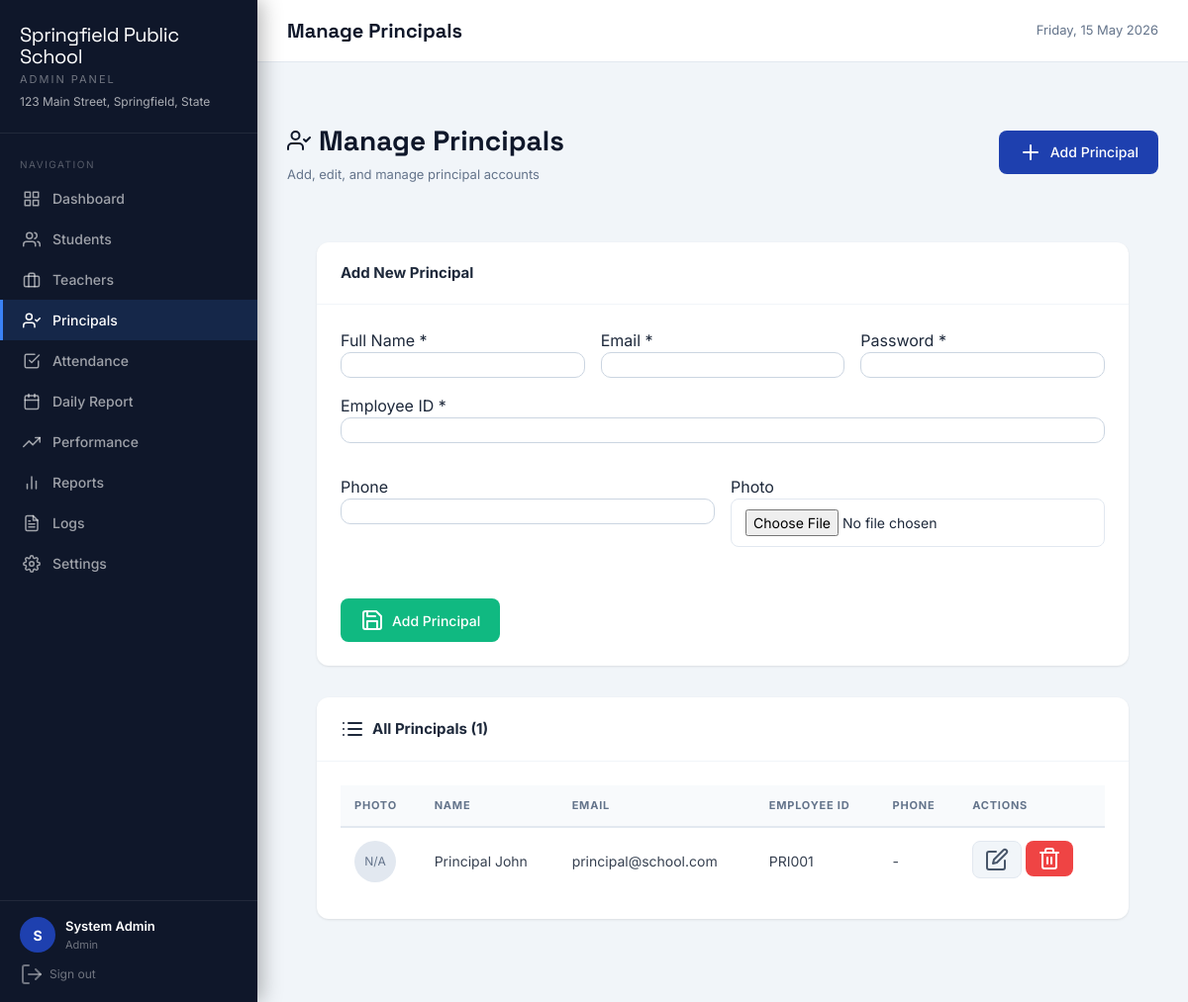
Screenshot of /admin/principals.php (signed in) with the database file from the repository.
### tables this page shows
CREATE TABLE IF NOT EXISTS settings (
    id INT AUTO_INCREMENT PRIMARY KEY,
    setting_key VARCHAR(100) UNIQUE NOT NULL,
    setting_value TEXT,
    description VARCHAR(255),
    updated_at TIMESTAMP DEFAULT CURRENT_TIMESTAMP ON UPDATE CURRENT_TIMESTAMP
);

CREATE TABLE IF NOT EXISTS users (
    id INT AUTO_INCREMENT PRIMARY KEY,
    name VARCHAR(100) NOT NULL,
    email VARCHAR(150) UNIQUE NOT NULL,
    password VARCHAR(255) NOT NULL,
    role ENUM('admin','principal','teacher') NOT NULL DEFAULT 'teacher',
    phone VARCHAR(20),
    subject VARCHAR(100),
    employee_id VARCHAR(50) UNIQUE,
    photo VARCHAR(255),
    is_active TINYINT(1) DEFAULT 1,
    created_at TIMESTAMP DEFAULT CURRENT_TIMESTAMP,
    updated_at TIMESTAMP DEFAULT CURRENT_TIMESTAMP ON UPDATE CURRENT_TIMESTAMP
);

### config.php (called while the page is built, shortened)
<?php
function getDB() {
    static $pdo = null;
    if ($pdo === null) {
        try {
            $dsn = "mysql:host=" . DB_HOST . ";port=" . DB_PORT . ";dbname=" . DB_NAME . ";charset=utf8mb4";
            $options = [
                PDO::ATTR_ERRMODE            => PDO::ERRMODE_EXCEPTION,
                PDO::ATTR_DEFAULT_FETCH_MODE => PDO::FETCH_ASSOC,
                PDO::ATTR_EMULATE_PREPARES   => false,
            ];
            $pdo = new PDO($dsn, DB_USER, DB_PASS, $options);
        } catch (PDOException $e) {
            die(json_encode(['error' => 'Database connection failed: ' . $e->getMessage()]));
        }
    }
    return $pdo;
}
function getSetting($key) {
    try {
        $db = getDB();
        $stmt = $db->prepare("SELECT setting_value FROM settings WHERE setting_key = ?");
        $stmt->execute([$key]);
        $row = $stmt->fetch();
        return $row ? $row['setting_value'] : null;
    } catch (Exception $e) {
        return null;
    }
}
?>

### auth.php (called while the page is built, shortened)
<?php
require_once __DIR__ . '/config.php';
function isLoggedIn() {
    return true;
}
function getCurrentUser() {
    return [
        'id'   => $_SESSION['user_id'],
        'name' => $_SESSION['user_name'],
        'email'=> $_SESSION['user_email'],
        'role' => $_SESSION['role'],
    ];
}
?>

### admin/principals.php (the view, shortened to what this page needs)
<?php
$pageTitle = 'Manage Principals';
require_once __DIR__ . '/../auth.php';
require_once __DIR__ . '/../header.php';
$db = getDB();
$stmt = $db->prepare("SELECT * FROM users WHERE role = 'principal' AND is_active = 1 ORDER BY name");
$stmt->execute();
$principals = $stmt->fetchAll();
$editPrincipal = null;
?>
<div class="page-header">
    <div class="header-content">
        <h1><i data-feather="user-check"></i> Manage Principals</h1>
        <p>Add, edit, and manage principal accounts</p>
    </div>
    <button class="btn btn-primary" onclick="document.getElementById('addPrincipalForm').scrollIntoView({behavior:'smooth'})">
        <i data-feather="plus"></i> Add Principal
    </button>
</div>
<div class="page-content">
    <div class="card" id="addPrincipalForm">
        <div class="card-header">
            <h3><?= $editPrincipal ? 'Edit Principal' : 'Add New Principal' ?></h3>
        </div>
        <div class="card-body">
            <form method="POST" enctype="multipart/form-data" class="form">
                <div class="form-row">
                    <div class="form-group">
                        <label>Full Name *</label>
                        <input type="text" name="name" value="<?= htmlspecialchars($editPrincipal['name'] ?? '') ?>" required>
                    </div>
                    <?php if (!$editPrincipal): ?>
                    <div class="form-group">
                        <label>Email *</label>
                        <input type="email" name="email" required>
                    </div>
                    <div class="form-group">
                        <label>Password *</label>
                        <input type="password" name="password" required>
                    </div>
                    <div class="form-group">
                        <label>Employee ID *</label>
                        <input type="text" name="employee_id" required>
                    </div>
                    <?php endif; ?>
                </div>
                <div class="form-row">
                    <div class="form-group">
                        <label>Phone</label>
                        <input type="tel" name="phone" value="<?= htmlspecialchars($editPrincipal['phone'] ?? '') ?>">
                    </div>
                    <div class="form-group">
                        <label>Photo</label>
                        <input type="file" name="photo" accept="image/png,image/jpeg,image/svg+xml" class="form-input">
                    </div>
                </div>
                <div class="form-actions">
                    <button type="submit" class="btn btn-success">
                        <i data-feather="save"></i> <?= $editPrincipal ? 'Update Principal' : 'Add Principal' ?>
                    </button>
                </div>
            </form>
        </div>
    </div>
    <div class="card mt-8">
        <div class="card-header">
            <h3><i data-feather="list"></i> All Principals (<?= count($principals) ?>)</h3>
        </div>
        <div class="card-body">
            <div class="table-wrapper">
                <table class="table">
                    <thead>
                        <tr>
                            <th>Photo</th>
                            <th>Name</th>
                            <th>Email</th>
                            <th>Employee ID</th>
                            <th>Phone</th>
                            <th>Actions</th>
                        </tr>
                    </thead>
                    <tbody>
                        <?php foreach ($principals as $principal): ?>
                        <tr>
                            <td>
                                <?php if (!empty($principal['photo'])): ?>
                                <img src="<?= htmlspecialchars($principal['photo']) ?>" alt="<?= htmlspecialchars($principal['name']) ?>" style="width:42px;height:42px;border-radius:9999px;object-fit:cover;border:1px solid #e2e8f0;">
                                <?php else: ?>
                                <div style="width:42px;height:42px;border-radius:9999px;background:#e2e8f0;display:inline-flex;align-items:center;justify-content:center;color:#64748b;font-size:12px;">N/A</div>
                                <?php endif; ?>
                            </td>
                            <td><?= htmlspecialchars($principal['name']) ?></td>
                            <td><?= htmlspecialchars($principal['email']) ?></td>
                            <td><?= htmlspecialchars($principal['employee_id']) ?></td>
                            <td><?= htmlspecialchars($principal['phone'] ?? '-') ?></td>
                            <td class="action-buttons">
                                <a href="?edit=<?= $principal['id'] ?>" class="btn btn-sm btn-secondary">
                                    <i data-feather="edit"></i>
                                </a>
                                <form method="POST" style="display:inline">
                                    <button type="submit" class="btn btn-sm btn-danger" data-confirm="Deactivate this principal?">
                                        <i data-feather="trash-2"></i>
                                    </button>
                                </form>
                            </td>
                        </tr>
                        <?php endforeach; ?>
                    </tbody>
                </table>
            </div>
        </div>
    </div>
</div>
<?php require_once __DIR__ . '/../footer.php'; ?>

### header.php (shortened to what this page needs)
<?php
$user = getCurrentUser();
$role = $user['role'] ?? '';
$schoolName = getSetting('school_name') ?: APP_NAME;
$schoolAddress = getSetting('school_address');
$navItems = [];
if ($role === 'admin') {
    $navItems = [
        ['url'=>'dashboard.php','icon'=>'grid','label'=>'Dashboard'],
        ['url'=>'students.php','icon'=>'users','label'=>'Students'],
        ['url'=>'teachers.php','icon'=>'briefcase','label'=>'Teachers'],        ['url'=>'principals.php','icon'=>'user-check','label'=>'Principals'],        ['url'=>'attendance.php','icon'=>'check-square','label'=>'Attendance'],
        ['url'=>'daily-report.php','icon'=>'calendar','label'=>'Daily Report'],
        ['url'=>'performance.php','icon'=>'trending-up','label'=>'Performance'],
        ['url'=>'reports.php','icon'=>'bar-chart-2','label'=>'Reports'],
        ['url'=>'logs.php','icon'=>'file-text','label'=>'Logs'],
        ['url'=>'settings.php','icon'=>'settings','label'=>'Settings'],
    ];
} elseif ($role === 'principal') {
    $navItems = [
        ['url'=>'dashboard.php','icon'=>'grid','label'=>'Dashboard'],
        ['url'=>'reports.php','icon'=>'bar-chart-2','label'=>'Reports'],
        ['url'=>'attendance.php','icon'=>'check-square','label'=>'Attendance'],
    ];
}
$currentPage = basename($_SERVER['PHP_SELF']);
?>
<!DOCTYPE html>
<html lang="en">
<head>
    <script src="https://cdn.tailwindcss.com"></script>
</head>
<body>
<div class="sidebar" id="sidebar">
    <div class="sidebar-logo">
        <div class="logo-text">
            <h1><?= htmlspecialchars($schoolName) ?></h1>
            <div class="sidebar-role"><?= ucfirst($role) ?> Panel</div>
            <?php if ($schoolAddress): ?>
            <div class="sidebar-subtitle"><?= htmlspecialchars($schoolAddress) ?></div>
            <?php endif; ?>
        </div>
    </div>
    <nav class="nav-section">
        <div class="nav-label">Navigation</div>
        <?php foreach($navItems as $item): ?>
        <a href="<?= $item['url'] ?>" class="nav-item <?= $currentPage === $item['url'] ? 'active' : '' ?>">
            <i data-feather="<?= $item['icon'] ?>"></i>
            <?= $item['label'] ?>
        </a>
        <?php endforeach; ?>
    </nav>
    <div class="sidebar-footer">
        <div class="user-info">
            <div class="avatar"><?= strtoupper(substr($user['name'], 0, 1)) ?></div>
            <div class="user-details">
                <div class="user-name"><?= htmlspecialchars($user['name']) ?></div>
                <div class="user-role"><?= ucfirst($role) ?></div>
            </div>
        </div>
        <a href="../logout.php" class="logout-btn"><i data-feather="log-out"></i> Sign out</a>
    </div>
</div>
<div class="main-content">
    <div class="top-bar" style="margin-bottom:0">
        <div class="page-title"><?= htmlspecialchars($pageTitle ?? 'Dashboard') ?></div>
        <div style="display:flex;align-items:center;gap:12px;">
            <span style="font-size:13px;color:#64748b;"><?= date('l, d M Y') ?></span>
        </div>
    </div>
    <div class="page-wrapper" style="padding:30px;background:#f1f5f9;">

### rows the page displays
settings: setting_value "Springfield Public School"
settings: setting_value "123 Main Street, Springfield, State"
users: shows "N/A", name "Principal John", email "principal@school.com", employee "PRI001", phone "-"

### other values shown
$role "ADMIN"
$item['label'] "Dashboard"
$item['label'] "Students"
$item['label'] "Teachers"
$item['label'] "Principals"
$item['label'] "Attendance"
$item['label'] "Daily Report"
$item['label'] "Performance"
$item['label'] "Reports"
$item['label'] "Logs"
$item['label'] "Settings"
substr($user['name'], 0, 1) "S"
$user['name'] "System Admin"
$role "Admin"
$pageTitle "Manage Principals"
